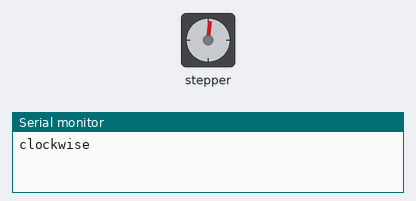
Recording of a sketch running on a simulated Arduino Uno, built with avr-gcc and run on an emulated ATmega328P. On the bench: stepper motor, the last lines printed to the serial monitor. Stepper angles assume 200 steps per turn.

Above: at 0.05 s.
At 0.95 s:
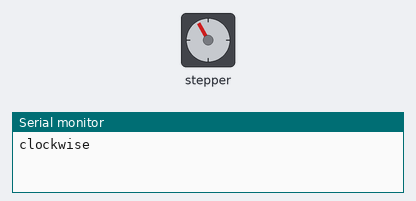
At 1.7 s:
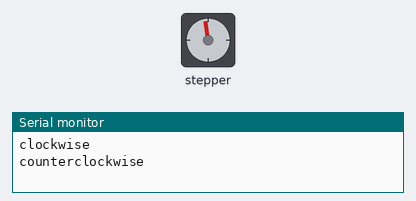
At 2.5 s:
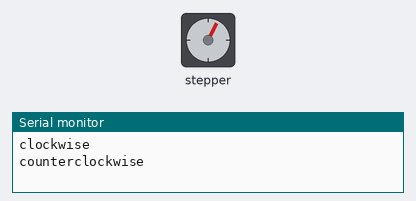
Timing chart, 0 to 6.9 s (numbered marks = the images above):
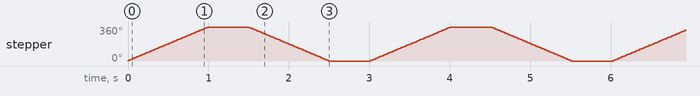

The sketch:

sketch_nov06a.ino
```cpp
#include <Stepper.h>

#define D0 16
#define D1 5
#define D2 4
#define D3 0
#define D4 2
#define D5 14
#define D6 12
#define D7 13
#define D8 15
#define D9 3
#define D10 1

const int stepsPerRevolution = 200;  // change this to fit the number of steps per revolution
// for your motor

// initialize the stepper library on pins 8 through 11:
Stepper myStepper(stepsPerRevolution, D2, D3, D4, D5);

void setup() {
  // set the speed at 60 rpm:
  myStepper.setSpeed(60);
  // initialize the serial port:
  Serial.begin(9600);
}

void loop() {
  // step one revolution  in one direction:
  Serial.println("clockwise");
  myStepper.step(stepsPerRevolution);
  delay(500);

  // step one revolution in the other direction:
  Serial.println("counterclockwise");
  myStepper.step(-stepsPerRevolution);
  delay(500);
}
```

Measured:
- by itself, stepper: turns 360° clockwise in 0.99 s, then 360° counter-clockwise in 0.99 s, repeating every 3.0 s
